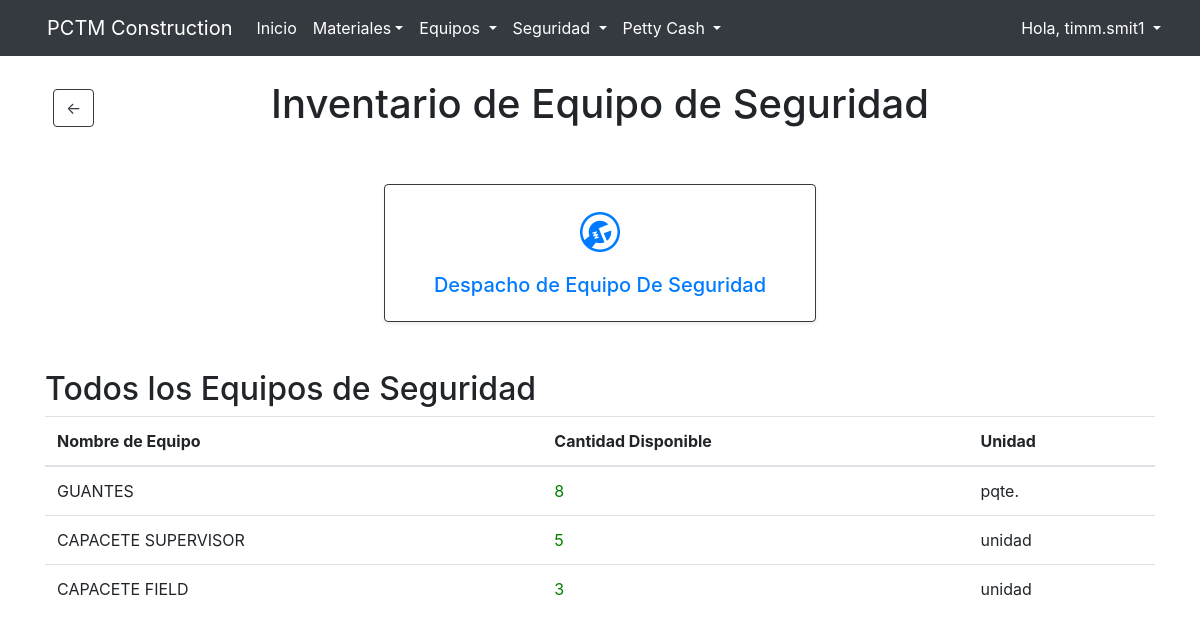
/equip_seguridad_estatus (signed in), run on the app's committed database.
### website/models.py (models this page shows)
class User(db.Model, UserMixin):
    id = db.Column(db.Integer, primary_key=True)
    email = db.Column(db.String(150), unique = True)
    username = db.Column(db.String(10), unique = True)
    password = db.Column(db.String(150))
    first_name = db.Column(db.String(150))
    last_name = db.Column(db.String(150))
    group = db.Column(db.String(50), default='standard')

class EquipSeguridad(db.Model):
    id = db.Column(db.Integer, primary_key = True)
    name = db.Column(db.String(50))
    qty = db.Column(db.Integer)
    unit = db.Column(db.String(0))

### website/views.py (the view)
@views.route('/equip_seguridad_estatus', methods=['GET'])
@login_required
def equip_seguridad_estatus():
    all_equip_seg = EquipSeguridad.query.all()
    return render_template('equip_seg_estatus.html', user=current_user, all_equip_seg = all_equip_seg)

### website/templates/equip_seg_estatus.html (shortened to what this page needs)
{% extends "base.html"%} {% block title %}PCTM Construction{% endblock %}
{% block content %}
<br />
<div class="mb-4">
    <div class="position-relative" style="height: 56px;">
      <a href="#"
         onclick="history.go(-1)"
         class="btn btn-outline-dark position-absolute"
         style="top: 50%; left: 0; transform: translateY(-50%); margin-left: 8px;">
        &#8592;
      </a>
      <h1 class="mb-0 position-absolute w-100 text-center"
          style="pointer-events: none;" >
        Inventario de Equipo de Seguridad
      </h1>
    </div>
</div>
  <div class="container mt-5">
    <div class="row justify-content-center">
        <div class="col-6 col-md-5 mb-4">
        <a href="/equip_seguridad_disp" class="text-decoration-none">
            <div class="text-center p-4 border border-dark rounded shadow-sm">
            <i class="bi bi-wrench-adjustable-circle h1 d-block mb-3"></i>
            <h5 class="card-title mb-0">Despacho de Equipo De Seguridad</h5>
            </div>
        </a>
        </div>
    </div>
 </div>
 <br/>
 <h2>Todos los Equipos de Seguridad</h2>
 <table class="table table-stripped">
     <thead>
         <tr>
             <th>Nombre de Equipo</th>
             <th>Cantidad Disponible</th>
             <th>Unidad</th>
         </tr>
     </thead>
     <tbody>
         {% for equip in all_equip_seg %}
         <tr>
             <td>{{ equip.name}}</td>
             <td>
                {% if equip.qty >= 2 %}
                    <span style="color:green;">{{ equip.qty }}</span>
                {% else %}
                    <span style="color: red;">{{ equip.qty }}</span>
                {% endif %}
            </td>
             <td>{{ equip.unit}}</td>
         </tr>
         {% endfor %}
     </tbody>
 </table>
 {% endblock %}

### website/templates/base.html (shortened to what this page needs)
<!DOCTYPE html>
<html>
  <head>
    <link
      rel="stylesheet"
      href="https://stackpath.bootstrapcdn.com/bootstrap/4.4.1/css/bootstrap.min.css"
    />
    <link
      rel="stylesheet"
      href="https://stackpath.bootstrapcdn.com/font-awesome/4.7.0/css/font-awesome.min.css"
    />
    <link rel="stylesheet" href="https://cdn.jsdelivr.net/npm/bootstrap-icons@1.11.3/font/bootstrap-icons.min.css">
    <link rel="stylesheet" href="https://stackpath.bootstrapcdn.com/bootstrap/4.5.2/css/bootstrap.min.css">
  </head>
  <body>
    <nav class="navbar navbar-expand-lg navbar-dark bg-dark">
      <div class="container-fluid">
        <div class="d-flex align-items-center">
          <a class="navbar-brand me-2" href="#">PCTM Construction</a>
        </div>
        <div class="collapse navbar-collapse " id="navbar">
          <ul class="navbar-nav w-100 d-flex flex-column flex-lg-row">
            {% if user.is_authenticated %}
            <li class="nav-item">
              <a class="nav-link text-white" id="home" href="/">Inicio</a>
            </li>
            <li class="nav-item dropdown">
              <a class="nav-link dropdown-toggle text-white" id="navbarDropdown" href="#" role="button" data-toggle="dropdown" aria-haspopup="true" aria-expanded="false">Materiales</a>
            </li>
            <li class="nav-item dropdown">
              <a class="nav-link dropdown-toggle text-white" href="#" id="navbarDropdown" role="button" data-toggle="dropdown" aria-haspopup="true" aria-expanded="false">
                Equipos
              </a>
            </li>
            <li class="nav-item dropdown">
              <a class="nav-link dropdown-toggle text-white" href="#" id="navbarDropdown" role="button" data-toggle="dropdown" aria-haspopup="true" aria-expanded="false">
                Seguridad
              </a>
            </li>
            <li class="nav-item dropdown">
              <a class="nav-link dropdown-toggle text-white" href="#" id="navbarDropdown" role="button" data-toggle="dropdown" aria-haspopup="true" aria-expanded="false">
                Petty Cash
              </a>
            </li>
            {% endif %}
          </ul>
          <ul class="navbar-nav ms-auto">
            {% if user.is_authenticated %}
            <li class="nav-item dropdown">
              <a class="nav-link dropdown-toggle text-white" href="#" id="navbarDropdown" role="button" data-toggle="dropdown" aria-haspopup="true" aria-expanded="false">
                Hola, {{ user.username }}
              </a>
            </li>
            {% endif %}
          </ul>
        </div>
      </div>
    </nav>
    <div class="container">{% block content %} {% endblock %}</div>
  </body>
</html>

### data on the page
User: username "timm.smit1"
EquipSeguridad: name "GUANTES", qty "8", unit "pqte."
EquipSeguridad: name "CAPACETE SUPERVISOR", qty "5", unit "unidad"
EquipSeguridad: name "CAPACETE FIELD", qty "3", unit "unidad"
